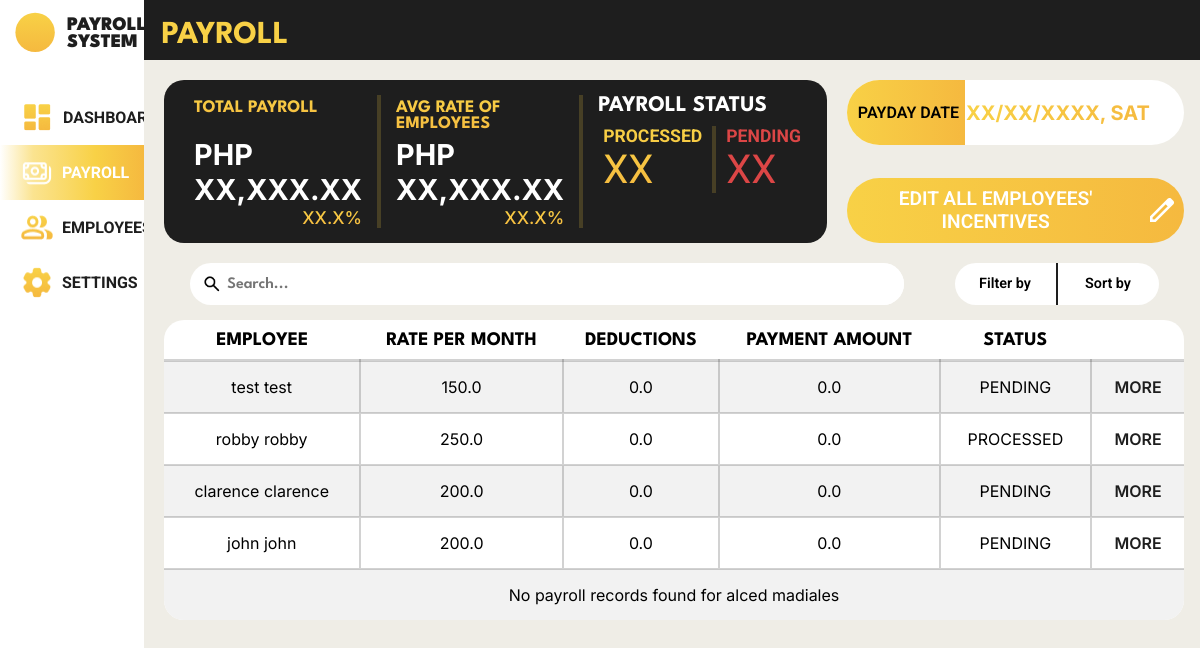
The page /payroll_system/payrolls/ (signed in) on the database its author committed.
### payroll_system/models.py (models this page shows)
class Employee(models.Model):
    class Gender(models.TextChoices):
        MALE = 'Male', _('Male')
        FEMALE = 'Female', _('Female')
        OTHERS = 'Others', _('Others')
    class HighestEducation(models.TextChoices):
        GRADESCHOOL = 'Grade School', _('Grade School')
        HIGHSCHOOL = 'High School', _('High School')
        BACHELORS_DEGREE = 'Bachelor\'s Degree', _('Bachelor\'s Degree')
        VOCATIONAL_EDUCATION = 'Vocational Education', _('Vocational Education')
        MASTERS_DEGREE = 'Master\'s Degree', _('Master\'s Degree')
    class EmployeeStatus(models.TextChoices):
        FULLTIME = 'Full Time', _('Full Time')
        PARTTIME = 'Part Time', _('Part Time')
    employee_id = models.AutoField(primary_key=True)
    first_name = models.CharField(max_length=100, null=False)
    last_name = models.CharField(max_length=100, null=False)
    gender = models.CharField(max_length=6, choices=Gender.choices, null=False)
    date_of_birth = models.DateField(null=True)
    contact_number = models.CharField(max_length=15, null=True)
    emergency_contact = models.CharField(max_length=15, null=True)
    barangay = models.CharField(max_length=100, null=True)
    postal_address = models.IntegerField(null=True)
    highest_education = models.CharField(max_length=20, choices=HighestEducation.choices, null=True)
    work_experience = models.CharField(max_length=2083, null=True)
    date_of_employment = models.DateField(default=timezone.now)
    employee_status = models.CharField(max_length=9, choices=EmployeeStatus.choices, null=True)
    rate = models.FloatField(default=0, null=False)
    absences = models.IntegerField(default=0, null=False)
    employee_image = models.ImageField(null=True, blank=True, upload_to='images/')

class Payroll(models.Model):
    class PayrollStatus(models.TextChoices):
        PENDING = 'PENDING', _('Pending')
        PROCESSED = 'PROCESSED', _('Processed')
    payroll_id = models.AutoField(primary_key=True)
    incentives = models.FloatField(default=0, null=False)
    payroll_status = models.CharField(max_length=9, choices=PayrollStatus.choices, default=PayrollStatus.PENDING, null=True, blank=True)
    deductions = models.FloatField(default=0, null=False)
    salary = models.FloatField(default=0, null=False)
    cash_advance = models.FloatField(default=0, null=False)
    under_time = models.FloatField(default=0, null=False)
    payment_date = models.DateField(null=False)
    employee_id_fk = models.ForeignKey(Employee, on_delete=models.CASCADE, related_name='payrolls')
    attendance_id_fk = models.ForeignKey(Attendance, null=True, blank=True, on_delete=models.CASCADE)

### payroll_system/views.py (the view)
# urls.py: path('payrolls/', views.payrolls, name='payrolls'),
@login_required
def payrolls(request):
    employees = Employee.objects.prefetch_related('payrolls').all()
    context = {
        'employees': employees
    }
    return render(request, 'payroll_system/payroll.html', context)

### payroll_system/templates/payroll_system/payroll.html (shortened to what this page needs)
{% load static %}
<!DOCTYPE html>
<html lang="en">
<head>
    <link rel="stylesheet" href="{% static 'css/template.css' %}">
    <link rel="stylesheet" href="{% static 'css/payroll.css' %}">
</head>
<body>
    <nav>
        <div class="logo">
            <div class="logo-group">
                <div class="logo-picture">
                </div>
                <div class="logo-name">
                    <p>PAYROLL</p>
                    <p>SYSTEM</p>
                </div>
            </div>
        </div>
        <div class="menu">
            <ul>
                <li class="menu-dashboard">
                    <a href="{% url 'payroll_system:dashboard' %}">
                        <img src="{% static 'images/dashboard_icon.png' %}" alt="">
                        <div class="link">DASHBOARD</div>
                    </a>
                </li>
                <li class="menu-payroll" id="focused">
                    <a href="{% url 'payroll_system:payrolls' %}">
                        <img src="{% static 'images/payroll_icon_focused.png' %}" alt="">
                        <div class="link">PAYROLL</div>
                    </a>
                </li>
                <li class="menu-employees">
                    <a href="{% url 'payroll_system:employees' %}">
                        <img src="{% static 'images/employee_icon.png' %}" alt="">
                        <div class="link">EMPLOYEES</div>
                    </a>
                </li>
                <li class="menu-settings">
                    <a href="{% url 'payroll_system:settings' %}">
                        <img src="{% static 'images/settings_icon.png' %}" alt="">
                        <div class="link">SETTINGS</div>
                    </a>
                </li>
            </ul>
        </div>
    </nav>
    <div class="body">
        <header>
            <h1>PAYROLL</h1>
        </header>
        <div class="container">
            <div class="top">
                <div class="content_1">
                    <div class="statistics">
                        <div class="total_payroll">
                            <div class="title"><h1>TOTAL PAYROLL</h1></div>
                            <div class="content">
                                <p class="amount">PHP XX,XXX.XX</p>
                                <p class="percentage">XX.X%</p>
                            </div>
                        </div>
                        <div class="avg_rate">
                            <div class="title">
                                <h1>AVG RATE OF EMPLOYEES</h1>
                            </div>
                            <div class="content">
                                <p class="amount">PHP XX,XXX.XX</p>
                                <p class="percentage">XX.X%</p>
                            </div>
                        </div>
                        <div class="payroll_status">
                            <div class="title">
                                <h1>PAYROLL STATUS</h1>
                            </div>
                            <div class="content">
                                <div class="processed">
                                    <h1>PROCESSED</h1>
                                    <p>XX</p>
                                </div>
                                <div class="pending">
                                    <h1>PENDING</h1>
                                    <p>XX</p>
                                </div>
                            </div>
                        </div>
                    </div>
                </div>
                <div class="content_2">
                    <div class="payday">
                        <div class="payday_title">
                            <p>PAYDAY DATE</p>
                        </div>
                        <div class="payday_date">
                            <p>XX/XX/XXXX, SAT</p>
                            <button onclick=""></button>
                        </div>
                    </div>
                    <div class="incentives">
                        <button class="edit_incentives" onclick="">
                            <p>EDIT ALL EMPLOYEES' INCENTIVES</p>
                            <img src="{% static 'images/edit_icon.png' %}" alt="">
                        </button>
                    </div>
                </div>
            </div>
            <div class="search_filter">
                <div class="search">
                    <form class="form" method="post">
                        <button type="submit"><img src="{% static 'images/search_icon.png' %}" alt=""></button>
                        <input type="text" placeholder="Search...">
                    </form>
                </div>
                <div class="filter_sort">
                    <div class="filter">
                        Filter by
                    </div>
                    <div class="sort">
                        Sort by
                    </div>
                </div>
            </div>
            <div class="table">
                <table>
                    <tr>
                        <th>EMPLOYEE</th>
                        <th>RATE PER MONTH</th>
                        <th>DEDUCTIONS</th>
                        <th>PAYMENT AMOUNT</th>
                        <th>STATUS</th>
                        <th></th>
                    </tr>
                    {% for employee in employees %}
                        {% for payroll in employee.payrolls.all %}
                        <tr>
                            <td>{{ employee.first_name }} {{ employee.first_name }}</td>
                            <td>{{ employee.rate }}</td>
                            <td>{{ payroll.deductions }}</td>
                            <td>{{ payroll.salary }}</td>
                            <td>{{ payroll.payroll_status }}</td>
                            <td><a href="{% url 'payroll_system:payroll_individual' employee.employee_id %}">MORE</a></td>
                        </tr>
                        {% empty %}
                        <tr>
                            <td colspan="6">No payroll records found for {{ employee.first_name }} {{ employee.last_name }}</td>
                        </tr>
                        {% endfor %}
                    {% endfor %}
                </table>
            </div>
        </div>
    </div>
</body>
</html>

### static/css/template.css (style rules this page uses)
@media screen and (max-width: 1920px) { html, body { height: 100%; width: 100%; margin: 0; background-color: #EFEDE6; } }
@media screen and (max-width: 1920px) { header { position: fixed; top: 0; background-color: #1e1e1e; color: #f8d146; margin-left: 11.8%; padding: 0 20px 0 20px; height: 60px; width: 100%; font-family: 'League Spartan'; z-index: 9; } }
@media screen and (max-width: 1920px) { nav { position: fixed; left: 0; background-color: #FFF; height: 100%; width: 12%; z-index: 10; } }
@media screen and (max-width: 1920px) { nav .logo { height: 8%; } }
@media screen and (max-width: 1920px) { nav .logo .logo-group { padding: 12px 0 12px 15px; display: flex; overflow: hidden; } }
@media screen and (max-width: 1920px) { nav .logo .logo-group .logo-name { margin: 5px 0 5px 12px; } }
@media screen and (max-width: 1920px) { nav .logo .logo-group .logo-name p { margin: 0; text-align: left; color: #1e1e1e; font-family: 'League Spartan'; font-size: 120%; font-weight: 900; } }
@media screen and (max-width: 1920px) { nav .menu { height: fit-content; } }
@media screen and (max-width: 1920px) { nav .menu ul { list-style-type: none; margin: 0; padding: 0; } }
@media screen and (max-width: 1920px) { nav .menu ul .menu-dashboard, nav .menu ul .menu-payroll, nav .menu ul .menu-employees, nav .menu ul .menu-settings { margin: 0; padding: 10px 20px; overflow: hidden; } }
@media screen and (max-width: 1920px) { nav .menu ul .menu-dashboard a, nav .menu ul .menu-payroll a, nav .menu ul .menu-employees a, nav .menu ul .menu-settings a { text-decoration: none; display: flex; } }
@media screen and (max-width: 1920px) { nav .menu ul .menu-dashboard a .link, nav .menu ul .menu-payroll a .link, nav .menu ul .menu-employees a .link, nav .menu ul .menu-settings a .link { margin: 8px; text-decoration: none; text-align: left; color: #1e1e1e; font-family: 'Roboto'; font-size: 100%; font-weight: 700; } }
@media screen and (max-width: 1920px) { #focused { background: linear-gradient(89.98deg, rgba(248, 209, 70, 0), rgba(248, 209, 70, 0.6) 23%, #f8d146 66%, #f5b93f); } }
@media screen and (max-width: 1920px) { #focused .link { color: #fff; } }

### rows shown on the page
Employee: first_name "test", rate "150.0"
Payroll: deductions "0.0", salary "0.0", payroll_status "PENDING"
Employee: first_name "robby", rate "250.0"
Payroll: deductions "0.0", salary "0.0", payroll_status "PROCESSED"
Employee: first_name "clarence", rate "200.0"
Payroll: deductions "0.0", salary "0.0", payroll_status "PENDING"
Employee: first_name "john", rate "200.0"
Payroll: deductions "0.0", salary "0.0", payroll_status "PENDING"
Employee: first_name "alced", last_name "madiales"
